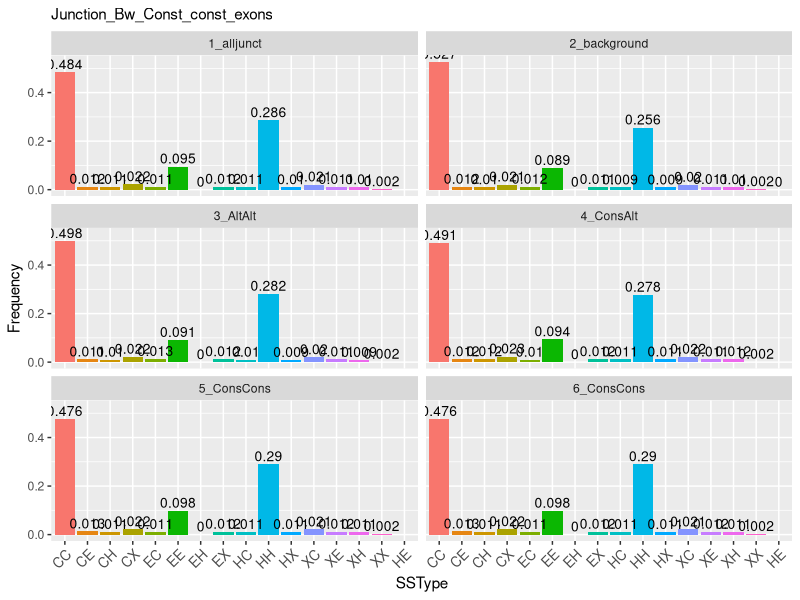

The R script that drew this image:
library(ggplot2)

df1 = read.csv("results/fig2/Individual_alljunct_window3.csv")
df1$Type <- "1_alljunct"
df2 = read.csv("results/fig2/Individual_background_window3.csv")
df2$Type <- "2_background"
df3 = read.csv("results/fig2/Individual_AltAlt_window3.csv")
df3$Type <- "3_AltAlt"
df4 = read.csv("results/fig2/Individual_ConsAlt_window3.csv")
df4$Type <- "4_ConsAlt"
df5 = read.csv("results/fig2/Individual_ConsCons_window3.csv")
df5$Type <- "5_ConsCons"
df6 = read.csv("results/fig2/Individual_ConsCons_window3.csv")
df6$Type <- "6_ConsCons"

df7=rbind(df1,df2,df3,df4,df5,df6)

df7$SSType <- factor(df7$SSType, levels = unique(df7$SSType))

p1<-ggplot(data=df7, aes(x=SSType, y=Freq, fill=SSType)) + geom_bar(stat="identity") +
guides(fill=FALSE)+  geom_text(aes(label=Freq), vjust=-0.3, color="black", size=3.5) + facet_wrap(~Type,nrow=3) +
labs(y="Frequency", x="SSType", subtitle="Junction_Bw_Const_const_exons") + theme (axis.text.x = element_text(angle = 45, hjust = 1, size = 10))
ggsave(p1,filename="results/fig2_ssjunctions_PI.pdf")